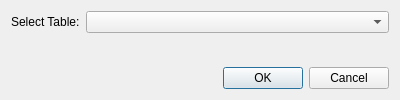
<?xml version="1.0" encoding="UTF-8"?>
<ui version="4.0">
 <class>SelectObjectDialog</class>
 <widget class="QDialog" name="SelectObjectDialog">
  <property name="geometry">
   <rect>
    <x>0</x>
    <y>0</y>
    <width>400</width>
    <height>100</height>
   </rect>
  </property>
  <property name="windowTitle">
   <string>Select Object</string>
  </property>
  <layout class="QVBoxLayout" name="verticalLayout">
   <item>
    <layout class="QHBoxLayout" name="horizontalLayout">
     <item>
      <widget class="QLabel" name="label">
       <property name="text">
        <string>Select Table:</string>
       </property>
      </widget>
     </item>
     <item>
      <widget class="QComboBox" name="comboBox">
       <property name="sizePolicy">
        <sizepolicy hsizetype="Expanding" vsizetype="Fixed">
         <horstretch>0</horstretch>
         <verstretch>0</verstretch>
        </sizepolicy>
       </property>
      </widget>
     </item>
    </layout>
   </item>
   <item>
    <spacer name="verticalSpacer">
     <property name="orientation">
      <enum>Qt::Vertical</enum>
     </property>
     <property name="sizeHint" stdset="0">
      <size>
       <width>20</width>
       <height>1</height>
      </size>
     </property>
    </spacer>
   </item>
   <item>
    <widget class="QDialogButtonBox" name="buttonBox">
     <property name="orientation">
      <enum>Qt::Horizontal</enum>
     </property>
     <property name="standardButtons">
      <set>QDialogButtonBox::Cancel|QDialogButtonBox::Ok</set>
     </property>
    </widget>
   </item>
  </layout>
 </widget>
 <resources/>
 <connections>
  <connection>
   <sender>buttonBox</sender>
   <signal>accepted()</signal>
   <receiver>SelectObjectDialog</receiver>
   <slot>accept()</slot>
   <hints>
    <hint type="sourcelabel">
     <x>248</x>
     <y>254</y>
    </hint>
    <hint type="destinationlabel">
     <x>157</x>
     <y>274</y>
    </hint>
   </hints>
  </connection>
  <connection>
   <sender>buttonBox</sender>
   <signal>rejected()</signal>
   <receiver>SelectObjectDialog</receiver>
   <slot>reject()</slot>
   <hints>
    <hint type="sourcelabel">
     <x>316</x>
     <y>260</y>
    </hint>
    <hint type="destinationlabel">
     <x>286</x>
     <y>274</y>
    </hint>
   </hints>
  </connection>
 </connections>
</ui>
